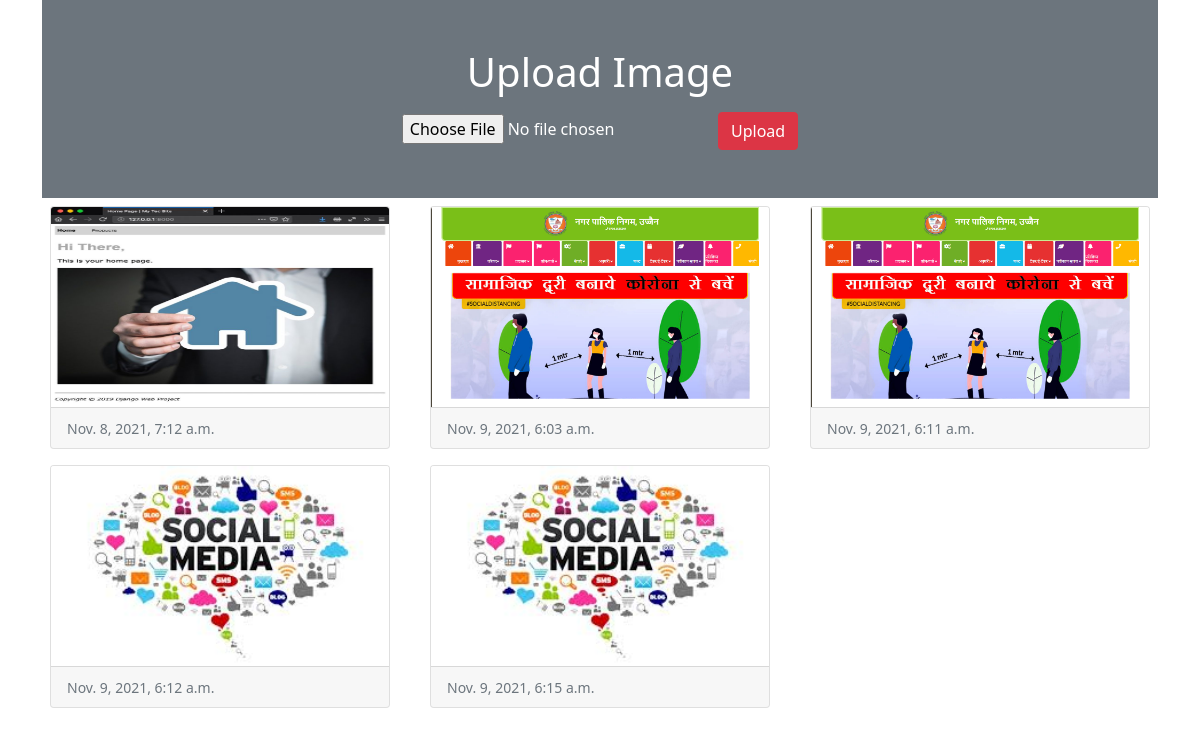
The page / on the database its author committed.
### myapp/models.py (models this page shows)
class Image(models.Model):
    photo = models.ImageField(upload_to='myimage')
    date = models.DateTimeField(auto_now_add=True)

### myapp/views.py (the view)
# urls.py: 2. Add a URL to urlpatterns:  path('', views.home, name='home')
def home(request):
    if request.method == "POST":
        form = ImageForm(request.POST, request.FILES)
        if form.is_valid():
            form.save()
    form = ImageForm()
    img = Image.objects.all()
    return render(request,'home.html',{'img':img,'form':form})

### myapp/forms.py
class ImageForm(forms.ModelForm):
    class Meta:
        model = Image
        fields = '__all__'
        labels={'photo':''}

### myapp/templates/home.html (shortened to what this page needs)
<!doctype html>
<html lang="en">
  <head>
    <link href="https://cdn.jsdelivr.net/npm/bootstrap@5.1.3/dist/css/bootstrap.min.css" rel="stylesheet">
  </head>
  <body>
  <div class="container">
    <div class="py-5 text-center bg-secondary text-white">
      <h1 class="mb-3">
        Upload Image
      </h1>
      <form action="" method="post" enctype="multipart/form-data">
        {{form}}
        <input type="submit"  class="btn btn-danger" value="Upload">
      </form>
    </div>
<div class="row">
  {% for x in img %}
      <div class="col-sm-4">
        <div class="card m-2" >
          <img src="{{x.photo.url}}" alt="" class="card-img-top" height="200px">
          <div class="card-footer">
            <small class="text-muted"> {{x.date}}</small>
            </div>
        </div>
      </div>
  {% endfor %}
</div>
  </div>
  </body>
</html>

### rows shown on the page
Image: photo (picture), date "Nov. 8, 2021, 7:12 a.m."
Image: photo (picture), date "Nov. 9, 2021, 6:03 a.m."
Image: photo (picture), date "Nov. 9, 2021, 6:11 a.m."
Image: photo (picture), date "Nov. 9, 2021, 6:12 a.m."
Image: photo (picture), date "Nov. 9, 2021, 6:15 a.m."
